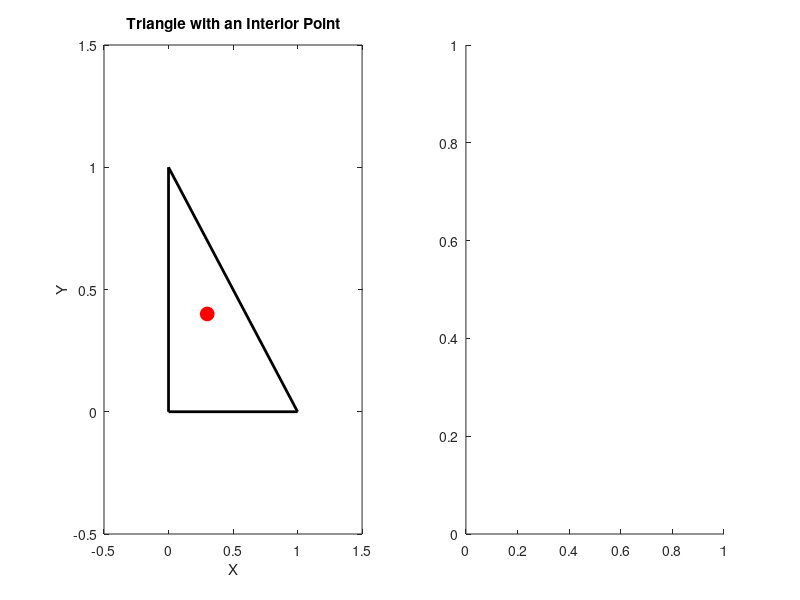

The MATLAB source for this figure: (Note: this script raises an error after producing the figure.)
% 三角形的三个顶点
a = [0, 1];
b = [0,0];
c = [1, 0];
x = [a(1),b(1),c(1),a(1)]
y = [a(2),b(2),c(2),a(2)]

a_new = [0.9,0];
b_new = [0,0];
c_new = [0.2,0.8];
x_new = [a_new(1),b_new(1),c_new(1),a_new(1)];
y_new = [a_new(2),b_new(2),c_new(2),a_new(2)];



% 内部点
x_int = 0.3;
y_int = 0.4;

figure(1)
subplot(121)
% 画出三角形和内部点
plot(x, y, 'k-', 'LineWidth', 2);
% 设置坐标轴范围
axis([-0.5 1.5 -0.5 1.5]);
hold on;
plot(x_int, y_int, 'ro', 'MarkerSize', 10, 'MarkerFaceColor', 'r');




% 添加标题和标签
title('Triangle with an Interior Point');
xlabel('X');
ylabel('Y');
hold off
subplot(122)

% x y z 表示三角形的三个顶点
[alpha1,beta1,gamma1] = barycentric_coordinates(a(1),a(2),b(1),b(2),c(1),c(2),x_int,y_int)
[x_relative,y_relative] = relative_coordinates(a_new(1),a_new(2),b_new(1),b_new(2),c_new(1),c_new(2),alpha1,beta1,gamma1)

% 画出三角形和内部点
plot(x_new, y_new,'k-', 'LineWidth', 2);
% 设置坐标轴范围
axis([-0.5 1.5 -0.5 1.5]);
hold on;
plot(x_relative, y_relative, 'ro', 'MarkerSize', 10, 'MarkerFaceColor', 'r');




% 添加标题和标签
title('Triangle with an Interior Point_New');
xlabel('X');
ylabel('Y');



function [alpha, beta, gamma] = barycentric_coordinates(x1, y1, x2, y2, x3, y3, x_int, y_int)
    % 计算三角形面积
    A = polyarea([x1, x2, x3], [y1, y2, y3]);

    % 计算内部点到三角形三个顶点的距离
    a = polyarea([x_int, x2, x3], [y_int, y2, y3]) / A;
    b = polyarea([x1, x_int, x3], [y1, y_int, y3]) / A;
    c = polyarea([x1, x2, x_int], [y1, y2, y_int]) / A;

    alpha = a;
    beta = b;
    gamma = c;
end

function [x_new, y_new] = relative_coordinates(x1, y1, x2, y2, x3, y3, alpha, beta, gamma)
    % 计算内部点的坐标
    x_new = alpha * x1 + beta * x2 + gamma * x3;
    y_new = alpha * y1 + beta * y2 + gamma * y3;

end
